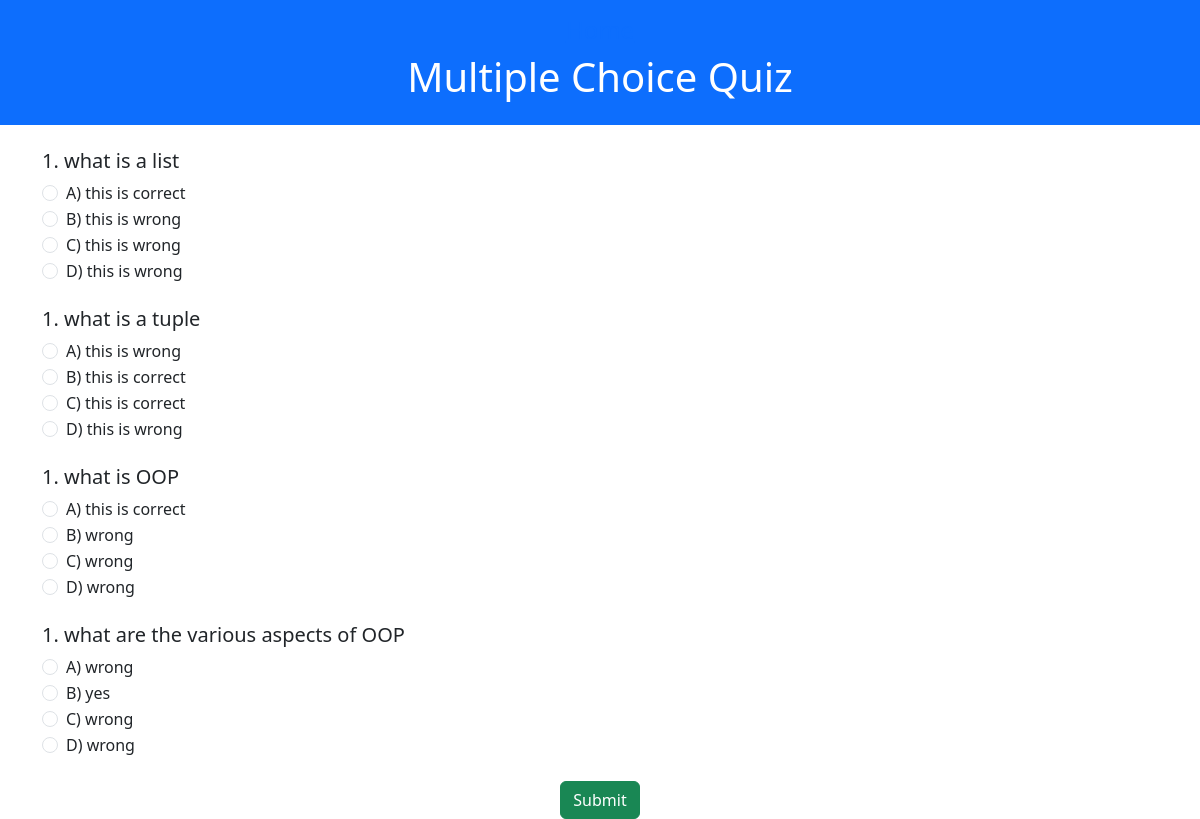
The page /exams/python-programming/ on the database its author committed.
### Exam/models.py (models this page shows, shortened)
class Questions(models.Model):
    course = models.ForeignKey(Courses, on_delete=models.CASCADE)
    question = models.CharField(null=False, max_length=150)
    created_date = models.DateTimeField(auto_now_add=True)
    class Meta:
        verbose_name_plural = 'Questions'

class Answer(models.Model):
    question = models.ForeignKey(Questions, on_delete=models.CASCADE, related_name='questions')
    answer_text = models.CharField(max_length=250, null=True)
    is_correct = models.BooleanField(null=True)
    created_date = models.DateTimeField(auto_now_add=True)

### Exam/views.py (the view)
# urls.py: path("exams/<slug:exam_name>/", views.exam_detail, name="exam_detail"),
def exam_detail(request, exam_name):
    questions = Questions.objects.filter(course__slug = exam_name)
    context = {
        "questions": questions,
    }
    return render (request, 'Exams/pages/exam_detail.html', context)

### templates/Exams/pages/exam_detail.html (shortened to what this page needs)
{% extends 'Exams/includes/base.html' %}
{% block content %}
<div class="container">
    <form id="quizForm" action="" method="POST">
        {% for question in  questions %}
        <div class="mb-4">
            <h5>1. {{ question.question }}</h5>
            {% for option in question.questions.all %}
            <div class="form-check">
                <input class="form-check-input" type="radio" name="question_{{ question.id }}" id="q1a" value="{{ option.id }}">
                <label class="form-check-label" for="q1a">
                    {{ option.answer_text }}
                </label>
            </div>
            {% endfor %}
        </div>
      {% endfor %}
        <div class="text-center">
            <a href="{% url 'take_quiz' %}"><button type="submit" class="btn btn-success">Submit</button></a>
        </div>
    </form>
</div>
{% endblock %}

### rows shown on the page
Questions: question "what is a list"
Answer: answer_text "A) this is correct"
Answer: answer_text "B) this is wrong"
Answer: answer_text "C) this is wrong"
Answer: answer_text "D) this is wrong"
Questions: question "what is a tuple"
Answer: answer_text "A) this is wrong"
Answer: answer_text "B) this is correct"
Answer: answer_text "C) this is correct"
Answer: answer_text "D) this is wrong"
Questions: question "what is OOP"
Answer: answer_text "A) this is correct"
Answer: answer_text "B) wrong"
Answer: answer_text "C) wrong"
Answer: answer_text "D) wrong"
Questions: question "what are the various aspects of OOP"
Answer: answer_text "A) wrong"
Answer: answer_text "B) yes"
Answer: answer_text "C) wrong"
Answer: answer_text "D) wrong"
